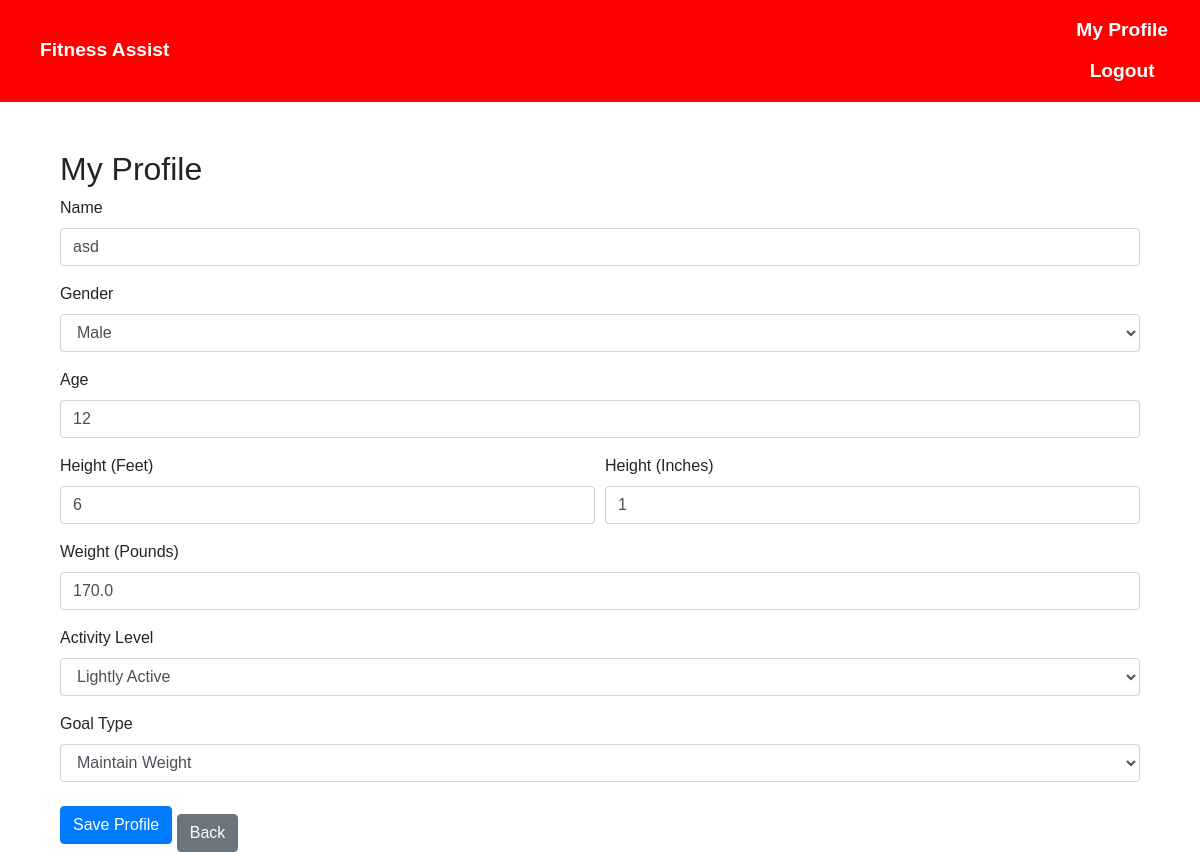
Screenshot of /profile (signed in) with the database file from the repository.
### app/models.py (models this page shows)
class Profile(db.Model):
    id = db.Column(db.Integer, primary_key=True)
    user_id = db.Column(db.Integer, db.ForeignKey('user.id'), nullable=False)
    name = db.Column(db.String(100))
    gender = db.Column(db.String(10))
    age = db.Column(db.Integer)
    height_feet = db.Column(db.Integer)
    height_inches = db.Column(db.Integer)
    weight_pounds = db.Column(db.Float)
    activity_level = db.Column(db.String(20))
    goal_type = db.Column(db.String(20))
    user = db.relationship('User', backref=db.backref('profile', uselist=False))

### app/routes.py (the view)
@main.route('/profile', methods=['GET', 'POST'])
@login_required
def profile():
    user_profile = Profile.query.filter_by(user_id=current_user.id).first() or Profile(user_id=current_user.id)
    form = ProfileForm(obj=user_profile)  # Populate form with user_profile data
    if form.validate_on_submit():
        form.populate_obj(user_profile)  # Populate user_profile with form data
        db.session.add(user_profile)  # Add new or update existing profile
        db.session.commit()
        flash('Profile updated successfully!', 'success')
        return redirect(url_for('main.profile'))
    return render_template('profile.html', form=form)

### app/__init__.py (called while the page is built)
def create_app():
    app = Flask(__name__, template_folder='../templates')
    app.config['SECRET_KEY'] = 'your_secret_key'
    app.config['SQLALCHEMY_DATABASE_URI'] = 'sqlite:///fitnessassist.db'
    db.init_app(app)
    migrate.init_app(app, db)
    login_manager.init_app(app)
    login_manager.login_view = 'auth.login'
    from .auth import auth as auth_blueprint
    app.register_blueprint(auth_blueprint, url_prefix='/auth')
    from .routes import main as main_blueprint
    app.register_blueprint(main_blueprint)
    from .models import User
    with app.app_context():
        from . import routes
    @login_manager.user_loader
    def load_user(user_id):
        return User.query.get(int(user_id))
    return app

### templates/profile.html (shortened to what this page needs)
{% extends "base.html" %}
{% block content %}
<div class="container mt-5">
    <h2>My Profile</h2>
    <form method="POST" action="{{ url_for('main.profile') }}">
        <div class="form-group">
            {{ form.name.label(class="form-control-label") }}
            {{ form.name(class="form-control") }}
        </div>
        <div class="form-group">
            {{ form.gender.label(class="form-control-label") }}
            {{ form.gender(class="form-control") }}
        </div>
        <div class="form-group">
            {{ form.age.label(class="form-control-label") }}
            {{ form.age(class="form-control") }}
        </div>
        <div class="form-row">
            <div class="form-group col-md-6">
                {{ form.height_feet.label(class="form-control-label") }}
                {{ form.height_feet(class="form-control") }}
            </div>
            <div class="form-group col-md-6">
                {{ form.height_inches.label(class="form-control-label") }}
                {{ form.height_inches(class="form-control") }}
            </div>
        </div>
        <div class="form-group">
            {{ form.weight_pounds.label(class="form-control-label") }}
            {{ form.weight_pounds(class="form-control") }}
        </div>
        <div class="form-group">
            {{ form.activity_level.label(class="form-control-label") }}
            {{ form.activity_level(class="form-control") }}
        </div>
        <div class="form-group">
            {{ form.goal_type.label(class="form-control-label") }}
            {{ form.goal_type(class="form-control") }}
        </div>
        <button type="submit" class="btn btn-primary">Save Profile</button>
        <a href="{{ url_for('main.home') }}" class="btn btn-secondary mt-3">Back</a>
    </div>
</body>
</html>
{% endblock %}

### templates/base.html (style rules this page uses)
body { margin: 0; font-family: Arial, sans-serif; }

### rows the page displays
Profile: name "asd", gender "Male", age "12", height_feet "6", height_inches "1", weight_pounds "170.0", activity_level "Lightly Active", goal_type "Maintain Weight"
